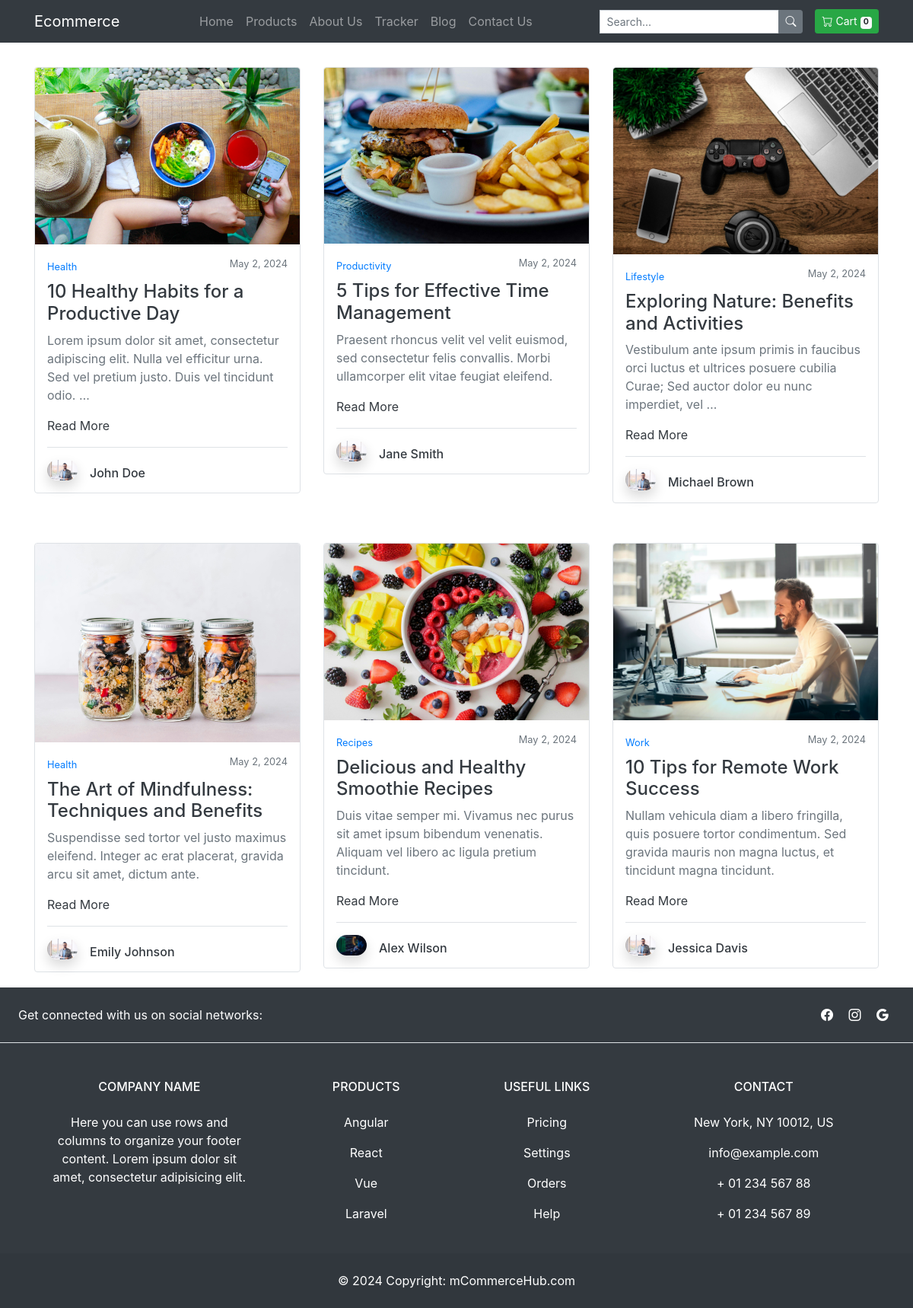
Screenshot of /blog/ with the database file from the repository.
### blog/models.py (models this page shows, shortened)
class Blog(models.Model):
    blog_id = models.AutoField(primary_key=True)
    title = models.CharField(max_length=300,default="")
    content = models.TextField()
    category = models.CharField(max_length=50, default="")
    subcategory = models.CharField(max_length=50, default="")
    published_date = models.DateField()
    thumbnail = models.ImageField(upload_to="blog/images", default="")
    author_name = models.CharField(max_length=200,default="")
    author_image = models.ImageField(upload_to="blog/images", default="")

### blog/views.py (the view)
# urls.py: path("", views.index, name="BlogHome"),
def index(request):
    blogs = Blog.objects.all()[:6]
    print("this is the index function trggered")
    return render(request,"blog/index.html", {"blogs":blogs})

### blog/templates/blog/index.html (shortened to what this page needs)
{% extends 'shop/basic.html' %} {% block title %} Blogs {% endblock %}
 {% block body %}
  {% load static%}
<div class="container">
  <div class="row">
    {% for blog in blogs %}
    <div class="col-lg-4 col-md-6 mt-4 pt-2 mb-8" style="margin-bottom: 20px">
      <div class="blog-post rounded border">
        <div class="blog-img d-block overflow-hidden position-relative">
          <img
            src="{{ blog.thumbnail.url }}"
            class="img-fluid rounded-top"
            alt=""
          />
        </div>
        <div class="content p-3">
          <small class="text-muted p float-right"
            >{{ blog.published_date }}</small
          >
          <small
            ><a href="javascript:void(0)" class="text-primary"
              >{{ blog.category }}</a
            ></small
          >
          <h4 class="mt-2">
            <a href="/blog/{{ blog.blog_id }}/" class="text-dark title"
              >{{ blog.title }}</a
            >
          </h4>
          <p class="text-muted mt-2">{{ blog.content|truncatewords:20 }}</p>
          <div class="post-meta">
            <a href="/blog/{{ blog.blog_id }}/" class="text-dark read-more"
              >Read More </a>
          </div>
          <div class="pt-3 mt-3 border-top d-flex">
            <img
              src="{{ blog.author_image.url }}"
              class="img-fluid avatar avatar-ex-sm rounded-pill mr-3 shadow"
              width="40"
              height="40"
              alt=""
            />
            <div class="author mt-2">
              <h6 class="mb-0">
                <a href="javascript:void(0)" class="text-dark name"
                  >{{ blog.author_name }}</a
                >
              </h6>
            </div>
          </div>
        </div>
      </div>
    </div>
    {% endfor %}
  </div>
</div>
{% endblock %}

### shop/templates/shop/basic.html (shortened to what this page needs)
<!DOCTYPE html>
<html lang="en">
<head>
  {% load static%}
  <link rel="stylesheet" href="https://cdn.jsdelivr.net/npm/bootstrap@4.4.1/dist/css/bootstrap.min.css"
 />
  <link href="https://cdn.jsdelivr.net/npm/bootstrap-icons/font/bootstrap-icons.css" rel="stylesheet" />
</head>
<body>
  {% load static %}
  <nav class="navbar navbar-expand-md navbar-dark bg-dark">
    <div class="container">
      <a class="navbar-brand" href="{% url 'ShopHome' %}">Ecommerce</a>
      <div class="collapse navbar-collapse justify-content-end" id="navbarsExampleDefault">
        <ul class="navbar-nav m-auto">
          <li class="nav-item">
            <a class="nav-link" href="/shop/">Home</a>
          </li>
          <li class="nav-item">
            <a class="nav-link" href="/shop/products">Products <span class="sr-only">(current)</span></a>
          </li>
          <li class="nav-item">
            <a class="nav-link" href="/shop/about">About Us <span class="sr-only">(current)</span></a>
          </li>
          <li class="nav-item">
            <a class="nav-link" href="/shop/tracker">Tracker</a>
          </li>
          <li class="nav-item">
            <a class="nav-link" href="/blog">Blog</a>
          </li>
          <li class="nav-item">
            <a class="nav-link" href="/shop/contact">Contact Us</a>
          </li>
        </ul>
        <form class="form-inline my-2 my-lg-0" method="POST" action="/shop/search/">
          <div class="input-group input-group-sm">
            <input type="text" class="form-control" name="query" aria-label="Small"
              aria-describedby="inputGroup-sizing-sm" placeholder="Search..." />
            <div class="input-group-append">
              <button type="submit" class="btn btn-secondary btn-number">
                <i class="bi bi-search"></i>
              </button>
            </div>
          </div>
        </form>
        <form method="post" action="{% url 'Cart' %}">
          <button type="submit" class="btn btn-success btn-sm ml-3">
            <i class="bi bi-cart"></i> Cart
            <span class="badge badge-light" id="cart">0</span>
          </button>
        </form>
      </div>
    </div>
  </nav>
  {% block body %} {% endblock %}
  <footer class="text-center text-lg-start bg-dark text-muted">
    <section class="d-flex justify-content-center justify-content-lg-between p-4 border-bottom">
      <div class="me-5 d-none d-lg-block">
        <span class="text-white">Get connected with us on social networks:</span>
      </div>
      <div>
        <a href="" class="me-4 mx-2 text-white">
          <i class="bi bi-facebook"></i>
        </a>
        <a href="" class="me-4 mx-2 text-white">
          <i class="bi bi-instagram"></i>
        </a>
        <a href="" class="me-4 mx-2 text-white">
          <i class="bi bi-google"></i>
        </a>
      </div>
    </section>
    <section class="">
      <div class="container text-center text-md-start mt-5">
        <div class="row mt-3">
          <div class="col-md-3 col-lg-4 col-xl-3 mx-auto mb-4">
            <h6 class="text-uppercase fw-bold mb-4 text-white">
              Company name
            </h6>
            <p class="text-white">
              Here you can use rows and columns to organize your footer
              content. Lorem ipsum dolor sit amet, consectetur adipisicing
              elit.
            </p>
          </div>
          <div class="col-md-2 col-lg-2 col-xl-2 mx-auto mb-4">
            <h6 class="text-uppercase fw-bold mb-4 text-white">
              Products
            </h6>
            <p>
              <a href="#!" class="text-white">Angular</a>
            </p>
            <p>
              <a href="#!" class="text-white">React</a>
            </p>
            <p>
              <a href="#!" class="text-white">Vue</a>
            </p>
            <p>
              <a href="#!" class="text-white">Laravel</a>
            </p>
          </div>
          <div class="col-md-3 col-lg-2 col-xl-2 mx-auto mb-4">
            <h6 class="text-uppercase fw-bold mb-4 text-white">
              Useful links
            </h6>
            <p>
              <a href="#!" class="text-white">Pricing</a>
            </p>
            <p>
              <a href="#!" class="text-white">Settings</a>
            </p>
            <p>
              <a href="#!" class="text-white">Orders</a>
            </p>
            <p>
              <a href="#!" class="text-white">Help</a>
            </p>
          </div>
          <div class="col-md-4 col-lg-3 col-xl-3 mx-auto mb-md-0 mb-4">
            <h6 class="text-uppercase fw-bold mb-4 text-white">
              Contact
            </h6>
            <p class="text-white">
               New York, NY 10012, US
            </p>
            <p class="text-white">
              info@example.com
            </p>
            <p class="text-white">
               + 01 234 567 88
            </p>
            <p class="text-white">
               + 01 234 567 89
            </p>
          </div>
        </div>
      </div>
    </section>
    <div class="text-center p-4" style="background-color: rgba(0, 0, 0, 0.05)">
      <span class="text-white">© 2024 Copyright:</span>
      <a class=">Buy Now< fw-bold" href="#" style="color: white">mCommerceHub.com</a>
    </div>
  </footer>
</body>
</html>

### rows the page displays
Blog: thumbnail (picture), published_date "May 2, 2024", category "Health", title "10 Healthy Habits for a Productive Day", content "Lorem ipsum dolor sit amet, consectetur adipiscing elit. Nulla vel efficitur urna. Sed vel pretium justo. Duis vel tincidunt odio. …", author_image (picture), author_name "John Doe"
Blog: thumbnail (picture), published_date "May 2, 2024", category "Productivity", title "5 Tips for Effective Time Management", content "Praesent rhoncus velit vel velit euismod, sed consectetur felis convallis. Morbi ullamcorper elit vitae feugiat eleifend.", author_image (picture), author_name "Jane Smith"
Blog: thumbnail (picture), published_date "May 2, 2024", category "Lifestyle", title "Exploring Nature: Benefits and Activities", content "Vestibulum ante ipsum primis in faucibus orci luctus et ultrices posuere cubilia Curae; Sed auctor dolor eu nunc imperdiet, vel …", author_image (picture), author_name "Michael Brown"
Blog: thumbnail (picture), published_date "May 2, 2024", category "Health", title "The Art of Mindfulness: Techniques and Benefits", content "Suspendisse sed tortor vel justo maximus eleifend. Integer ac erat placerat, gravida arcu sit amet, dictum ante.", author_image (picture), author_name "Emily Johnson"
Blog: thumbnail (picture), published_date "May 2, 2024", category "Recipes", title "Delicious and Healthy Smoothie Recipes", content "Duis vitae semper mi. Vivamus nec purus sit amet ipsum bibendum venenatis. Aliquam vel libero ac ligula pretium tincidunt.", author_image (picture), author_name "Alex Wilson"
Blog: thumbnail (picture), published_date "May 2, 2024", category "Work", title "10 Tips for Remote Work Success", content "Nullam vehicula diam a libero fringilla, quis posuere tortor condimentum. Sed gravida mauris non magna luctus, et tincidunt magna tincidunt.", author_image (picture), author_name "Jessica Davis"
